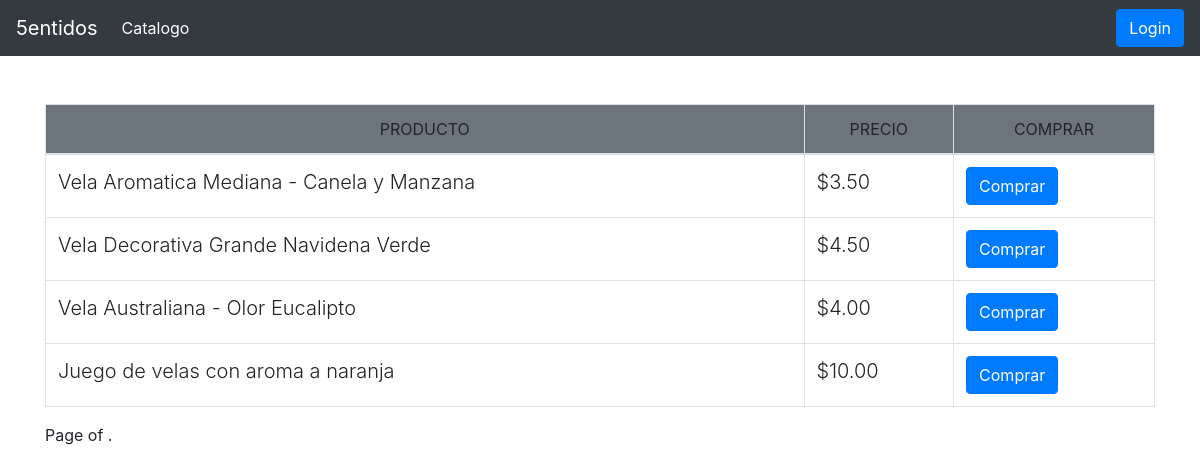
Page /ventas/catalogo/ on the committed database.
### Inventario/models.py (models this page shows, shortened)
class Producto(models.Model):
    Nombre = models.CharField(blank=True, max_length=100)
    Tipo = models.CharField(blank=True, max_length=100)
    Cantidad = models.IntegerField(blank=True, null=True)
    PrecioCompra = models.DecimalField(max_digits=5, decimal_places=2)
    PrecioVenta = models.DecimalField(max_digits=5, decimal_places=2)
    Descripcion = models.TextField(blank=True)
    Foto = models.ImageField(upload_to="static/media/",null=True,blank=True)

### Ventas/views.py (the view)
# urls.py: path('catalogo/',ProductoList.as_view(),name="catalogo"),
class ProductoList(ListView):
    model = Producto
    pagination = 10
    template_name = "Catalogo.html"
    def get_context_data(self, **kwargs):
        context = super().get_context_data(**kwargs)
        return context

### Templates/Catalogo.html (shortened to what this page needs)
{% extends 'base.html' %}
{% block content %}
<section>
    <div class="container mt-5">
        {% if object_list %}
        <div class="table-responsive">
        <table class="table table-bordered">
            <thead class="bg-secondary text-uppercase mb-4 text-center textcolor-white">
                <tr>
                    <td>Producto</td>
                    <td>Precio</td>
                    <td>Comprar</td>
                </tr>
            </thead>
            <tbody class="lead mb-0">
                {% for producto in object_list%}
                <tr>
                    <td>{{producto.Nombre}}</td>
                    <td>${{producto.PrecioVenta}}</td>
                    <td>
                        <form method="get" action="{% url 'ventas:producto' producto.id %}">
                          <button class="btn btn-primary" type="submit">Comprar</button>
                        </form>
                    </td>
                  </tr>
                {% endfor %}
            </tbody>
        </table>
        {% else %}
        <p>No hay Productos Registrados</p>
        {% endif %}
</div>
        <div class="pagination align-content-center">
            <span class="page-links">
                <span class="page-current">
                    Page {{ page_obj.number }} of {{ page_obj.paginator.num_pages }}.
                </span>
            </span>
        </div>
    </div>
</section>
{% endblock content %}

### Templates/base.html (shortened to what this page needs)
{% load static %}
<!DOCTYPE html>
<html>
<head>
    <link href="{% static 'css/bootstrap.css' %}" rel="stylesheet">
    <link href="{% static 'css/bootstrap.min.css' %}" rel="stylesheet">
</head>
<body>
  {% include 'nav.html' %}
  {% block content %}
  {% endblock content %}
</body>

### Templates/nav.html (shortened to what this page needs)
<nav class="navbar navbar-expand-lg  navbar-dark bg-dark">
        <a class="navbar-brand" href="#">5entidos</a>
        <div class="collapse navbar-collapse" id="navbarSupportedContent">
          <ul class="navbar-nav mr-auto">
            <li class="nav-item active">
              <a class="nav-link" href="{% url 'ventas:catalogo' %}">Catalogo <span class="sr-only">(current)</span></a>
            </li>
          </ul>
          {% if User.is_authenticated %}
          <a href="{% url 'usuarios:logout' %}" class="btn btn-primary " role="button" aria-disabled="true">Logout</a>
          {% else %}
          <a href="{% url 'usuarios:login' %}" class="btn btn-primary " role="button" aria-disabled="true">Login</a>
          {% endif %}
        </div>
      </nav>

### rows in the picture
Producto: Nombre "Vela Aromatica Mediana - Canela y Manzana", PrecioVenta "3.50"
Producto: Nombre "Vela Decorativa Grande Navidena Verde", PrecioVenta "4.50"
Producto: Nombre "Vela Australiana - Olor Eucalipto", PrecioVenta "4.00"
Producto: Nombre "Juego de velas con aroma a naranja", PrecioVenta "10.00"
